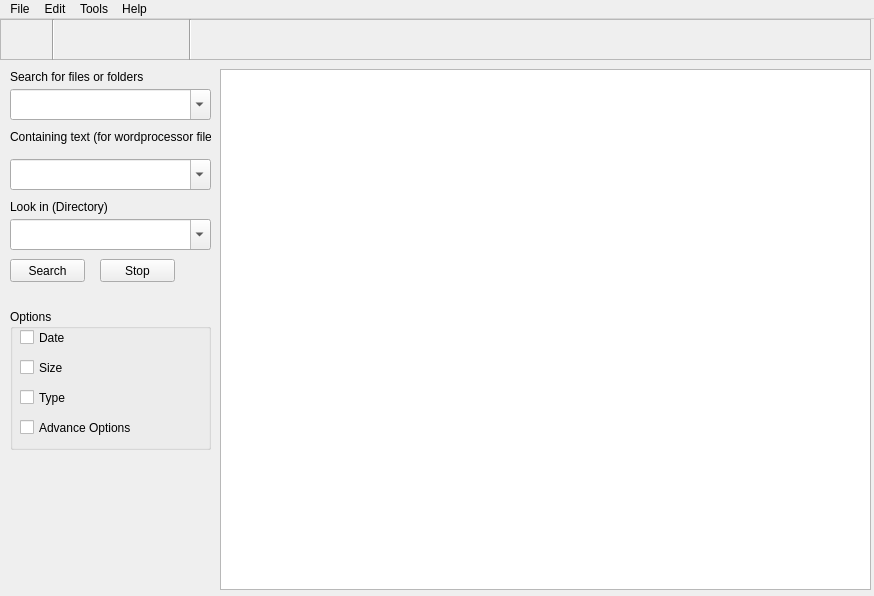
<?xml version="1.0" encoding="UTF-8"?>
<ui version="4.0">
 <class>MainWindow</class>
 <widget class="QMainWindow" name="MainWindow">
  <property name="geometry">
   <rect>
    <x>0</x>
    <y>0</y>
    <width>874</width>
    <height>596</height>
   </rect>
  </property>
  <property name="windowTitle">
   <string>MainWindow</string>
  </property>
  <widget class="QWidget" name="centralwidget">
   <widget class="QColumnView" name="columnView">
    <property name="geometry">
     <rect>
      <x>220</x>
      <y>50</y>
      <width>651</width>
      <height>521</height>
     </rect>
    </property>
    <property name="resizeGripsVisible">
     <bool>true</bool>
    </property>
   </widget>
   <widget class="QFrame" name="frame">
    <property name="geometry">
     <rect>
      <x>0</x>
      <y>0</y>
      <width>871</width>
      <height>41</height>
     </rect>
    </property>
    <property name="frameShape">
     <enum>QFrame::StyledPanel</enum>
    </property>
    <property name="frameShadow">
     <enum>QFrame::Sunken</enum>
    </property>
    <widget class="Line" name="line">
     <property name="geometry">
      <rect>
       <x>43</x>
       <y>0</y>
       <width>20</width>
       <height>41</height>
      </rect>
     </property>
     <property name="orientation">
      <enum>Qt::Vertical</enum>
     </property>
    </widget>
    <widget class="Line" name="line_2">
     <property name="geometry">
      <rect>
       <x>180</x>
       <y>0</y>
       <width>20</width>
       <height>41</height>
      </rect>
     </property>
     <property name="orientation">
      <enum>Qt::Vertical</enum>
     </property>
    </widget>
   </widget>
   <widget class="QWidget" name="widget" native="true">
    <property name="geometry">
     <rect>
      <x>0</x>
      <y>40</y>
      <width>221</width>
      <height>541</height>
     </rect>
    </property>
    <widget class="QLabel" name="label">
     <property name="geometry">
      <rect>
       <x>10</x>
       <y>10</y>
       <width>191</width>
       <height>16</height>
      </rect>
     </property>
     <property name="text">
      <string>Search for files or folders</string>
     </property>
    </widget>
    <widget class="QLabel" name="label_2">
     <property name="geometry">
      <rect>
       <x>10</x>
       <y>70</y>
       <width>201</width>
       <height>16</height>
      </rect>
     </property>
     <property name="text">
      <string>Containing text (for wordprocessor files)</string>
     </property>
    </widget>
    <widget class="QLabel" name="label_3">
     <property name="geometry">
      <rect>
       <x>10</x>
       <y>140</y>
       <width>191</width>
       <height>16</height>
      </rect>
     </property>
     <property name="text">
      <string>Look in (Directory)</string>
     </property>
    </widget>
    <widget class="QGroupBox" name="groupBox">
     <property name="geometry">
      <rect>
       <x>10</x>
       <y>250</y>
       <width>201</width>
       <height>141</height>
      </rect>
     </property>
     <property name="title">
      <string>Options</string>
     </property>
     <widget class="QCheckBox" name="checkBox">
      <property name="geometry">
       <rect>
        <x>10</x>
        <y>20</y>
        <width>70</width>
        <height>17</height>
       </rect>
      </property>
      <property name="text">
       <string>Date</string>
      </property>
      <property name="shortcut">
       <string extracomment="Check file via date"/>
      </property>
      <property name="tristate">
       <bool>false</bool>
      </property>
     </widget>
     <widget class="QCheckBox" name="checkBox_2">
      <property name="geometry">
       <rect>
        <x>10</x>
        <y>50</y>
        <width>70</width>
        <height>17</height>
       </rect>
      </property>
      <property name="text">
       <string>Size</string>
      </property>
     </widget>
     <widget class="QCheckBox" name="checkBox_3">
      <property name="geometry">
       <rect>
        <x>10</x>
        <y>80</y>
        <width>70</width>
        <height>17</height>
       </rect>
      </property>
      <property name="text">
       <string>Type</string>
      </property>
     </widget>
     <widget class="QCheckBox" name="checkBox_4">
      <property name="geometry">
       <rect>
        <x>10</x>
        <y>110</y>
        <width>111</width>
        <height>17</height>
       </rect>
      </property>
      <property name="text">
       <string>Advance Options</string>
      </property>
     </widget>
    </widget>
    <widget class="QPushButton" name="pushButton">
     <property name="geometry">
      <rect>
       <x>10</x>
       <y>200</y>
       <width>75</width>
       <height>23</height>
      </rect>
     </property>
     <property name="text">
      <string>Search</string>
     </property>
    </widget>
    <widget class="QPushButton" name="pushButton_2">
     <property name="geometry">
      <rect>
       <x>100</x>
       <y>200</y>
       <width>75</width>
       <height>23</height>
      </rect>
     </property>
     <property name="text">
      <string>Stop</string>
     </property>
    </widget>
    <widget class="QComboBox" name="comboBox">
     <property name="geometry">
      <rect>
       <x>10</x>
       <y>30</y>
       <width>201</width>
       <height>31</height>
      </rect>
     </property>
     <property name="editable">
      <bool>true</bool>
     </property>
    </widget>
    <widget class="QComboBox" name="comboBox_2">
     <property name="geometry">
      <rect>
       <x>10</x>
       <y>100</y>
       <width>201</width>
       <height>31</height>
      </rect>
     </property>
     <property name="editable">
      <bool>true</bool>
     </property>
    </widget>
    <widget class="QComboBox" name="comboBox_3">
     <property name="geometry">
      <rect>
       <x>10</x>
       <y>160</y>
       <width>201</width>
       <height>31</height>
      </rect>
     </property>
     <property name="editable">
      <bool>true</bool>
     </property>
    </widget>
   </widget>
  </widget>
  <widget class="QMenuBar" name="menubar">
   <property name="geometry">
    <rect>
     <x>0</x>
     <y>0</y>
     <width>874</width>
     <height>21</height>
    </rect>
   </property>
   <widget class="QMenu" name="menuFile">
    <property name="title">
     <string>File</string>
    </property>
    <addaction name="actionOpen"/>
    <addaction name="separator"/>
    <addaction name="actionSearch_From_Specific_Location"/>
    <addaction name="actionDelete"/>
    <addaction name="separator"/>
    <addaction name="actionExit"/>
   </widget>
   <widget class="QMenu" name="menuEdit">
    <property name="title">
     <string>Edit</string>
    </property>
    <addaction name="actionCut"/>
    <addaction name="actionCopy"/>
    <addaction name="separator"/>
    <addaction name="actionClear_List"/>
    <addaction name="actionSelect_All"/>
   </widget>
   <widget class="QMenu" name="menuTools">
    <property name="title">
     <string>Tools</string>
    </property>
    <addaction name="actionProperties"/>
    <addaction name="separator"/>
   </widget>
   <widget class="QMenu" name="menuHelp">
    <property name="title">
     <string>Help</string>
    </property>
    <addaction name="actionAbout"/>
    <addaction name="separator"/>
   </widget>
   <addaction name="menuFile"/>
   <addaction name="menuEdit"/>
   <addaction name="menuTools"/>
   <addaction name="menuHelp"/>
  </widget>
  <action name="actionAbout">
   <property name="text">
    <string>About</string>
   </property>
  </action>
  <action name="actionOpen">
   <property name="text">
    <string>Open</string>
   </property>
  </action>
  <action name="actionSearch_From_Specific_Location">
   <property name="text">
    <string>Search From Specific Location</string>
   </property>
  </action>
  <action name="actionDelete">
   <property name="text">
    <string>Delete</string>
   </property>
  </action>
  <action name="actionExit">
   <property name="text">
    <string>Exit</string>
   </property>
  </action>
  <action name="actionCut">
   <property name="text">
    <string>Cut</string>
   </property>
  </action>
  <action name="actionCopy">
   <property name="text">
    <string>Copy</string>
   </property>
  </action>
  <action name="actionClear_List">
   <property name="text">
    <string>Clear List</string>
   </property>
  </action>
  <action name="actionSelect_All">
   <property name="text">
    <string>Select All</string>
   </property>
  </action>
  <action name="actionProperties">
   <property name="text">
    <string>Properties</string>
   </property>
  </action>
 </widget>
 <resources/>
 <connections/>
</ui>
